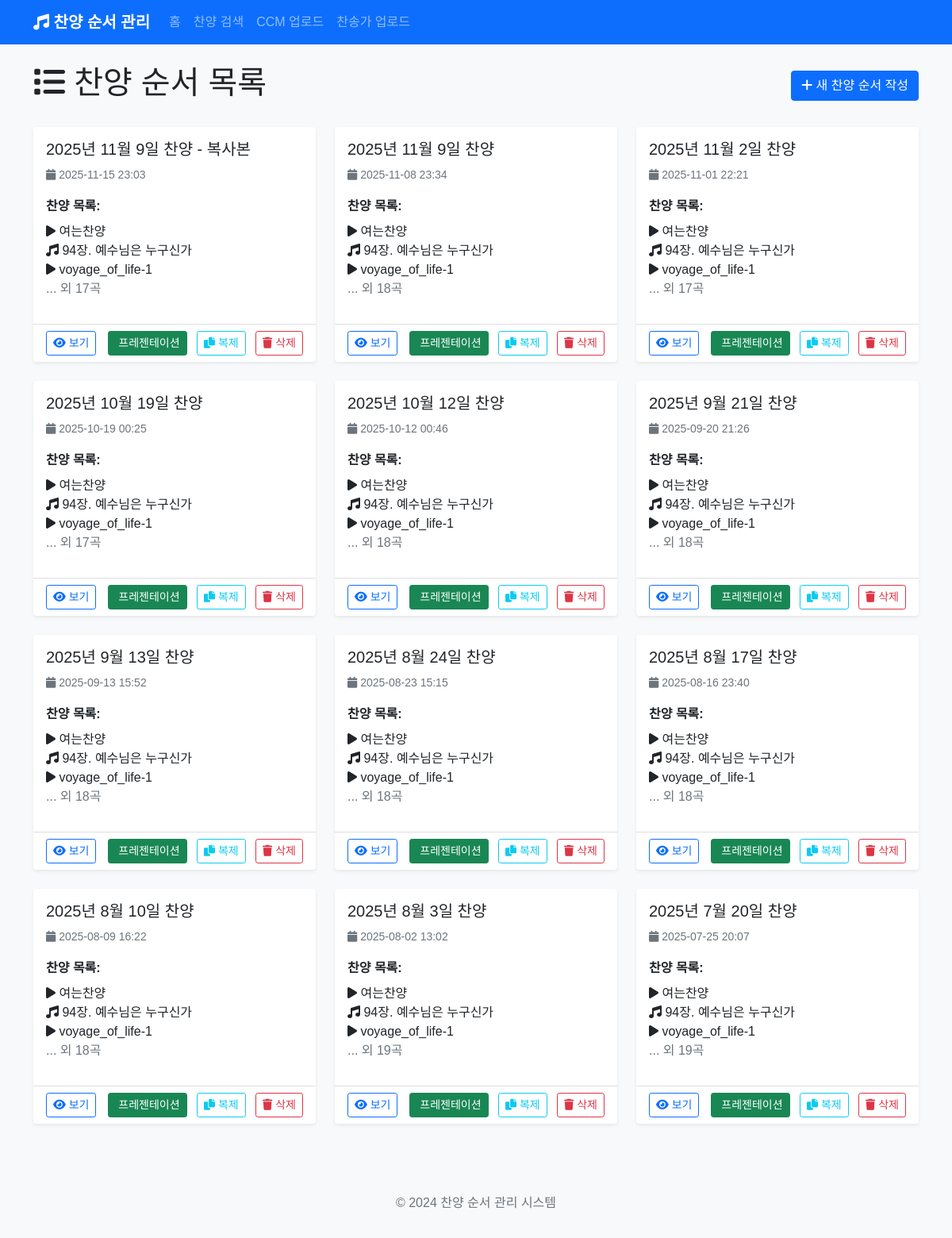
Before: / with the older database file.
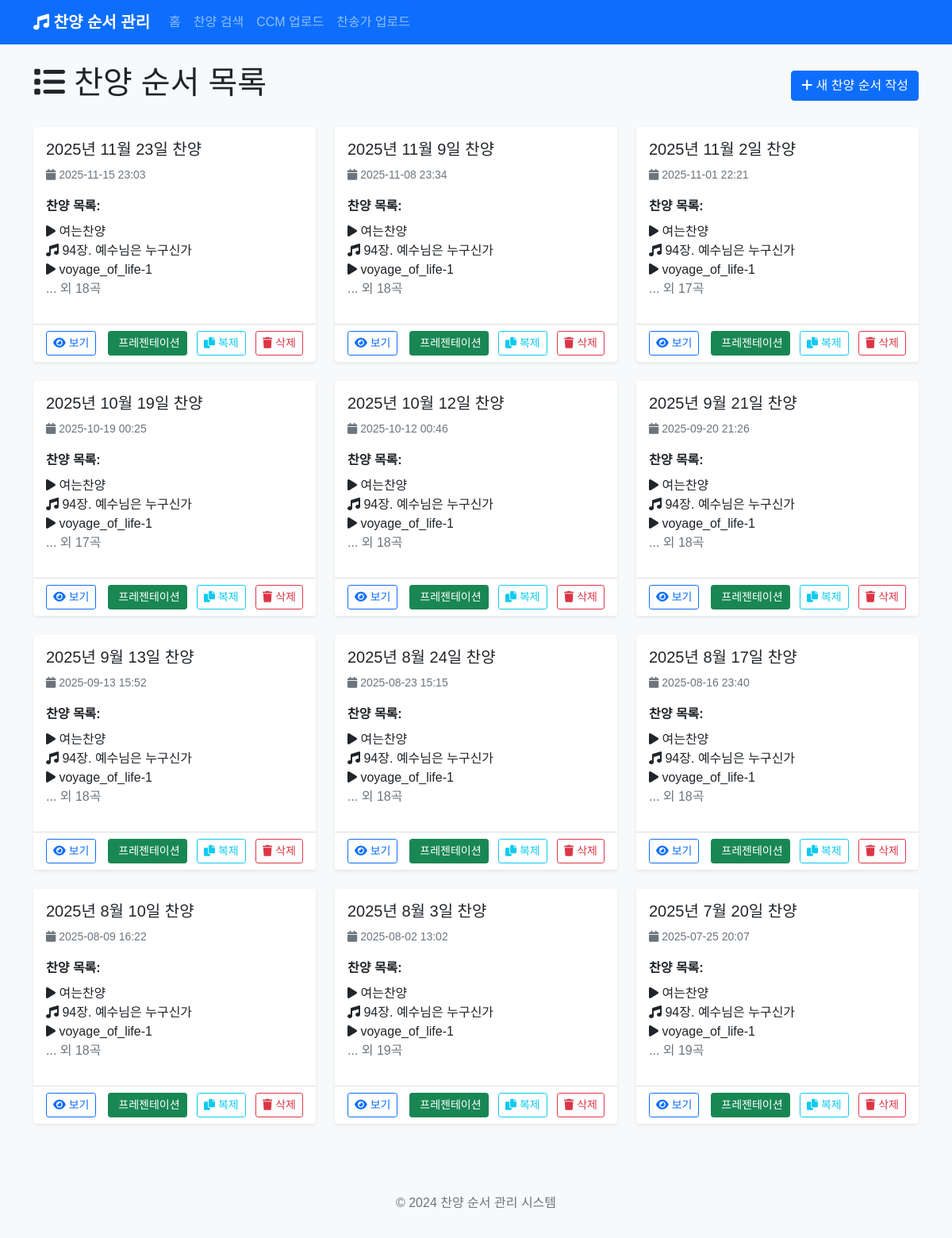
After: the same page with the newer database file.
### app.py (models this page shows)
class PraisePost(db.Model):
    id = db.Column(db.Integer, primary_key=True)
    title = db.Column(db.String(200), nullable=False)
    content = db.Column(db.Text, nullable=False)
    created_at = db.Column(db.DateTime, default=datetime.utcnow)
    songs = db.relationship('Song', backref='praise_post', lazy=True, cascade='all, delete-orphan')
    background_image = db.Column(db.String(500))  # 전체 배경 이미지
    parallax_image = db.Column(db.String(500))  # 패럴랙스 배경 이미지

class Song(db.Model):
    id = db.Column(db.Integer, primary_key=True)
    title = db.Column(db.String(200), nullable=False)
    song_type = db.Column(db.String(50), nullable=False)  # 'hymn', 'ccm', 'section', 'media'
    hymn_number = db.Column(db.String(10))  # 찬송가 번호
    lyrics = db.Column(db.Text)  # 가사
    order = db.Column(db.Integer, nullable=False)
    praise_post_id = db.Column(db.Integer, db.ForeignKey('praise_post.id'), nullable=False)
    section_title = db.Column(db.String(200))  # 섹션 제목 (예: 찬양순서1)
    media_type = db.Column(db.String(50))  # 'image', 'video'
    media_url = db.Column(db.String(500))  # 미디어 파일 경로
    background_image = db.Column(db.String(500))  # 배경 이미지

### app.py (the view)
@app.route('/')
def index():
    posts = PraisePost.query.order_by(PraisePost.created_at.desc()).all()
    return render_template('index.html', posts=posts)

### templates/index.html (shortened to what this page needs)
{% extends "base.html" %}
{% block content %}
<div class="row">
    <div class="col-12">
        <div class="d-flex justify-content-between align-items-center mb-4">
            <h1><i class="fas fa-list"></i> 찬양 순서 목록</h1>
            <a href="{{ url_for('new_post') }}" class="btn btn-primary">
                <i class="fas fa-plus"></i> 새 찬양 순서 작성
            </a>
        </div>
    </div>
</div>
{% if posts %}
<div class="row">
    {% for post in posts %}
    <div class="col-md-6 col-lg-4 mb-4">
        <div class="card h-100 shadow-sm">
            <div class="card-body">
                <h5 class="card-title">{{ post.title }}</h5>
                <p class="card-text text-muted">
                    <small>
                        <i class="fas fa-calendar"></i> {{ post.created_at.strftime('%Y-%m-%d %H:%M') }}
                    </small>
                </p>
                <div class="mb-3">
                    <strong>찬양 목록:</strong>
                    <ul class="list-unstyled mt-2">
                        {% for song in post.songs[:3] %}
                        <li>
                            <i class="fas fa-{{ 'music' if song.song_type == 'hymn' else 'play' }}"></i>
                            {% if song.song_type == 'hymn' %}
                                {{ song.hymn_number }}장. {{ song.title }}
                            {% else %}
                                {{ song.title }}
                            {% endif %}
                        </li>
                        {% endfor %}
                        {% if post.songs|length > 3 %}
                        <li class="text-muted">... 외 {{ post.songs|length - 3 }}곡</li>
                        {% endif %}
                    </ul>
                </div>
            </div>
            <div class="card-footer bg-transparent">
                <div class="d-flex justify-content-between align-items-center">
                    <div>
                        <a href="{{ url_for('view_post', post_id=post.id) }}" class="btn btn-outline-primary btn-sm">
                            <i class="fas fa-eye"></i> 보기
                        </a>
                    </div>
                    <div>
                        <a href="{{ url_for('presentation', post_id=post.id) }}" class="btn btn-success btn-sm me-2" target="_blank">
                             프레젠테이션
                        </a>
                        <button type="button" class="btn btn-outline-info btn-sm me-2" onclick="duplicatePost({{ post.id }}, '{{ post.title }}')" title="복제하기">
                            <i class="fas fa-copy"></i> 복제
                        </button>
                        <button type="button" class="btn btn-outline-danger btn-sm" onclick="confirmDelete({{ post.id }}, '{{ post.title }}')">
                            <i class="fas fa-trash"></i> 삭제
                        </button>
                    </div>
                </div>
            </div>
        </div>
    </div>
    {% endfor %}
</div>
{% endif %}
{% endblock %}

Changed rows visible on the page:
changed PraisePost (number 1 of 12 on the later page): title "2025년 11월 9일 찬양 - 복사본" → "2025년 11월 23일 찬양"; songs|length "17" → "18"
